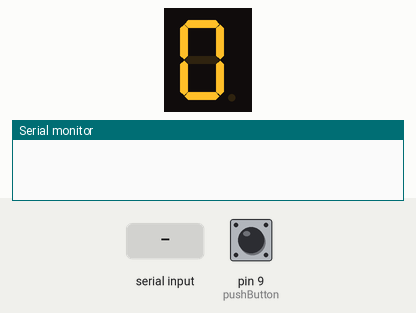
Recording of a sketch running on a simulated Arduino Uno, built with avr-gcc and run on an emulated ATmega328P. Shown: 1-digit seven-segment display, the last lines printed to the serial monitor. Wiring (inferred from the names in the program): 1-digit 7-segment display, segments lit when LOW: segments pin 2, pin 3, pin 4, pin 5, pin 6, pin 7, pin 8. Inputs (shaded band) come from the test bench; at power-on: pin 9 (pushButton) LOW. The segment pins are drawn as the display they are named for.

Above: at 2.2 s.
2.3 s: "1" received over Serial
At 5.1 s:
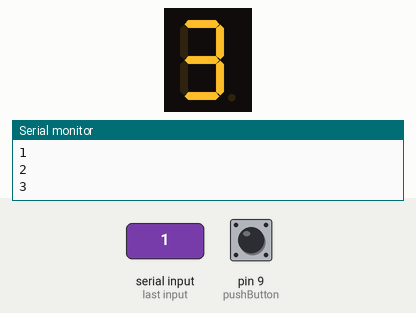
5.3 s: "2" received over Serial
6.8 s: "1" received over Serial
At 9.7 s:
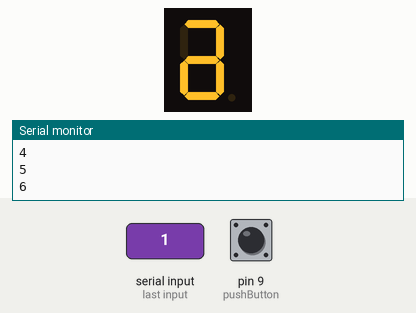
9.8 s: "0" received over Serial
11.3 s: pin 9 (pushButton) pulled HIGH for 3.2 s
At 11.8 s:
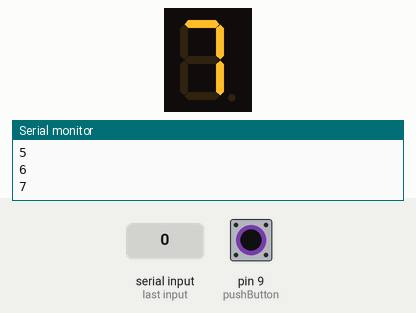
Timing chart, 0 to 14.3 s (numbered marks = the images above; inputs shaded):
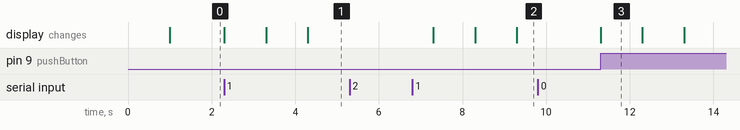

Measured:
- after the input at 2.3 s, the display: first changes at once (image 1 shows a later state)
- after the input at 6.8 s, the display: first changes after 0.50 s (image 2 shows a later state)
- after the input at 9.8 s, every drawn part: stays the same
- after the input at 11.3 s, the display: changes at once (image 3)
- what the display in image 3 shows lasts 1.0 s, from 11.3 s to 12.3 s

The sketch:

ControlDisplay7Segmentos.ino
```cpp
const int a =  2;
const int b =  3;
const int c =  4;
const int d =  5;
const int e =  6;
const int f =  7;
const int g =  8;
const int pushButton = 9;
int count=0;
int buttonState=0;
int opcion=0;

void setup()
{
  pinMode(pushButton, INPUT);
  pinMode(a, OUTPUT);
  pinMode(b, OUTPUT);
  pinMode(c, OUTPUT);
  pinMode(d, OUTPUT);
  pinMode(e, OUTPUT);
  pinMode(f, OUTPUT);
  pinMode(g, OUTPUT);
  Serial.begin(9600);
  limpiar();
  delay(1000);
  cero();
}

void loop()
{
  if(Serial.available() > 0)
  {
    opcion=Serial.read();
    switch(opcion)
    {
    case '1':
      limpiar();
      count++;
      contar();
      delay(1000);
      leerPushButton();
      opcion ='1';
      break;
    case '2':
      limpiar();
      contar();
      delay(1000);
      leerPushButton();
      opcion ='2';
      break;
    case '3':
      count = 0;
      limpiar();
      contar();
      delay(1000);
      leerPushButton();
      opcion='2';
      break;
    }
  }
  else
  {
    switch(opcion)
    {
    case '1':
      limpiar();
      count++;
      contar();
      delay(1000);
      leerPushButton();
      opcion='1';
      break;
    case '2':
      limpiar();
      contar();
      delay(1000);
      leerPushButton();
      opcion ='2';
      break;
    case '3':
      count = 0;
      limpiar();
      contar();
      delay(1000);
      leerPushButton();
      opcion='2';
      break;
    default:
      leerPushButton();
      break;
    }
  }
}

void leerPushButton()
{
  buttonState = digitalRead(pushButton);
  if (buttonState == HIGH)
  {
    count++;
    contar();
    buttonState = LOW;
    delay(1000);
  }
}

void contar()
{
  if(count>9)
  {
    count = 0;
  }
  switch(count)
  {
  case 0:
    cero();
    Serial.println("0");
    break;
  case 1:
    uno();
    Serial.println("1");
    break;
  case 2:
    dos();
    Serial.println("2");
    break;
  case 3:
    tres();
    Serial.println("3");
    break;
  case 4:
    cuatro();
    Serial.println("4");
    break;
  case 5:
    cinco();
    Serial.println("5");
    break;
  case 6:
    seis();
    Serial.println("6");
    break;
  case 7:
    siete();
    Serial.println("7");
    break;
  case 8:
    ocho();
    Serial.println("8");
    break;
  case 9:
    nueve();
    Serial.println("9");
    break;
  }
}

void limpiar(){
  digitalWrite(a,HIGH);
  digitalWrite(b,HIGH);
  digitalWrite(c,HIGH);
  digitalWrite(d,HIGH);
  digitalWrite(e,HIGH);
  digitalWrite(f,HIGH);
  digitalWrite(g,HIGH);
}

void cero()
{
  digitalWrite(a,LOW);
  digitalWrite(b,LOW);
  digitalWrite(c,LOW);
  digitalWrite(d,LOW);
  digitalWrite(e,LOW);
  digitalWrite(f,LOW);
  digitalWrite(g,HIGH);
}

void uno()
{
  digitalWrite(a,HIGH);
  digitalWrite(b,LOW);
  digitalWrite(c,LOW);
  digitalWrite(d,HIGH);
  digitalWrite(e,HIGH);
  digitalWrite(f,HIGH);
  digitalWrite(g,HIGH);
}

void dos()
{
  digitalWrite(a,LOW);
  digitalWrite(b,LOW);
  digitalWrite(c,HIGH);
  digitalWrite(d,LOW);
  digitalWrite(e,LOW);
  digitalWrite(f,HIGH);
  digitalWrite(g,LOW);
}

void tres()
{
  digitalWrite(a,LOW);
  digitalWrite(b,LOW);
  digitalWrite(c,LOW);
  digitalWrite(d,LOW);
  digitalWrite(e,HIGH);
  digitalWrite(f,HIGH);
  digitalWrite(g,LOW);
}

void cuatro()
{
  digitalWrite(a,HIGH);
  digitalWrite(b,LOW);
  digitalWrite(c,LOW);
  digitalWrite(d,HIGH);
  digitalWrite(e,HIGH);
  digitalWrite(f,LOW);
  digitalWrite(g,LOW);
}

void cinco()
{
  digitalWrite(a,LOW);
  digitalWrite(b,HIGH);
  digitalWrite(c,LOW);
  digitalWrite(d,LOW);
  digitalWrite(e,HIGH);
  digitalWrite(f,LOW);
  digitalWrite(g,LOW);
}

void seis()
{
  digitalWrite(a,LOW);
  digitalWrite(b,LOW);
  digitalWrite(c,LOW);
  digitalWrite(d,LOW);
  digitalWrite(e,LOW);
  digitalWrite(f,HIGH);
  digitalWrite(g,LOW);
}

void siete()
{
  digitalWrite(a,LOW);
  digitalWrite(b,LOW);
  digitalWrite(c,LOW);
  digitalWrite(d,HIGH);
  digitalWrite(e,HIGH);
  digitalWrite(f,HIGH);
  digitalWrite(g,HIGH);
}

void ocho()
{
  digitalWrite(a,LOW);
  digitalWrite(b,LOW);
  digitalWrite(c,LOW);
  digitalWrite(d,LOW);
  digitalWrite(e,LOW);
  digitalWrite(f,LOW);
  digitalWrite(g,LOW);
}

void nueve()
{
  digitalWrite(a,LOW);
  digitalWrite(b,LOW);
  digitalWrite(c,LOW);
  digitalWrite(d,HIGH);
  digitalWrite(e,HIGH);
  digitalWrite(f,LOW);
  digitalWrite(g,LOW);
}
```
